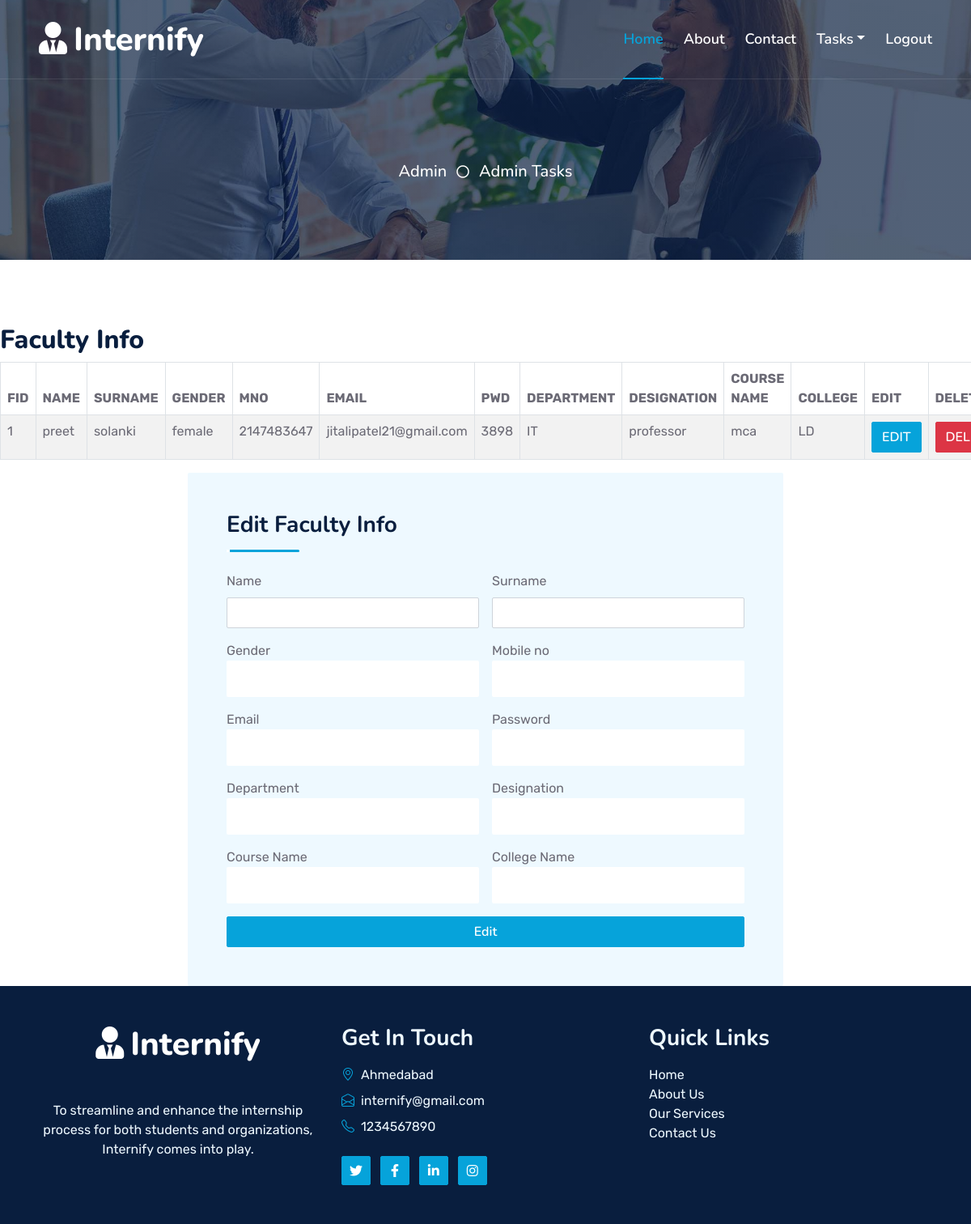
Screenshot of /admin_manage_faculty.php with the database file from the repository.
### tables this page shows
CREATE TABLE `faculty_regis` (
  `fid` int(10) NOT NULL,
  `name` varchar(25) NOT NULL,
  `surname` varchar(15) NOT NULL,
  `gender` varchar(10) NOT NULL,
  `mno` int(10) NOT NULL,
  `email` varchar(25) NOT NULL,
  `pwd` varchar(15) NOT NULL,
  `dept` varchar(30) NOT NULL,
  `desig` varchar(30) NOT NULL,
  `coursenm` varchar(25) NOT NULL,
  `clg` varchar(30) NOT NULL
);

### admin_manage_faculty.php (the view, shortened to what this page needs)
<?php
include("admin_header.php");
include("conn.php");
$name = '';
$snm = '';
$gen = '';
$mno = '';
$email = '';
$pwd = '';
$dept = '';
$desig = '';
$cnm = '';
$clg = '';
?>
<?php
$res4 = mysqli_query($conn,"SELECT * FROM faculty_regis");
if(mysqli_num_rows($res4) > 0) {
    echo "<h2>Faculty Info</h2>";
    echo "<div class='table-responsive'>";
    echo "<table class='table table-bordered table-striped table-hover'>";
    echo "<thead class='thead-dark'>";
    echo "<tr>
            <th>FID</th>
            <th>NAME</th>
            <th>SURNAME</th>
            <th>GENDER</th>
            <th>MNO</th>
            <th>EMAIL</th>
            <th>PWD</th>
            <th>DEPARTMENT</th>
            <th>DESIGNATION</th>
            <th>COURSE NAME</th>
            <th>COLLEGE</th>
            <th>EDIT</th>
            <th>DELETE</th>
        </tr>";
    echo "</thead>";
    echo "<tbody>";
    while($r4 = mysqli_fetch_array($res4)) {
        echo "<tr>";
        echo "<td>$r4[0]</td>";
        echo "<td>$r4[1]</td>";
        echo "<td>$r4[2]</td>";
        echo "<td>$r4[3]</td>";
        echo "<td>$r4[4]</td>";
        echo "<td>$r4[5]</td>";
        echo "<td>$r4[6]</td>";
        echo "<td>$r4[7]</td>";
        echo "<td>$r4[8]</td>";
        echo "<td>$r4[9]</td>";
        echo "<td>$r4[10]</td>";
        echo "<td><a href='admin_manage_faculty.php?action=edit&fid=$r4[0]' class='btn btn-primary'>EDIT</a></td>";
        echo "<td><a href='admin_manage_faculty.php?action=delete&fid=$r4[0]' class='btn btn-danger'>DELETE</a></td>";
        echo "</tr>";
    }
    echo "</tbody>";
    echo "</table>";
    echo "</div>";
} else {
    echo "<h2>No Data Found</h2>";
}
?>
<div class="container">
    <div class="row justify-content-center">
        <div class="col-md-8">
            <div class="bg-light rounded p-5">
                <div class="section-title section-title-sm position-relative pb-3 mb-4">
                    <h3 class="mb-0">Edit Faculty Info</h3>
                </div>
                <form method="post" action="admin_manage_faculty.php">
                    <div class="row g-3">
                        <div class="col-md-6">
                            <label for="txtnm" class="form-label">Name</label>
                            <input type="text" name="txtnm" class="form-control" value="<?php echo $name; ?>">
                        </div>
                        <div class="col-md-6">
                            <label for="txtsnm" class="form-label">Surname</label>
                            <input type="text" name="txtsnm" class="form-control" value="<?php echo $snm; ?>">
                        </div>
                        <div class="col-12 col-sm-6">
                <label for="">Gender</label>
                <input type="text" name="txtgen" class="form-control bg-white border-0"
                value="<?php echo $gen; ?>" style="height: 45px;">
            </div>
            <div class="col-12 col-sm-6">
                <label for="">Mobile no</label>
                <input type="text" name="txtmno" class="form-control bg-white border-0"
                value="<?php echo $mno; ?>" style="height: 45px;">
            </div>
            <div class="col-12 col-sm-6">
                <label for="">Email</label>
                <input type="email" name="txtemail" class="form-control bg-white border-0"
                value="<?php echo $email; ?>" style="height: 45px;">
            </div>
            <div class="col-12 col-sm-6">
                <label for="">Password</label>
                <input type="text" name="txtpwd" class="form-control bg-white border-0"
                value="<?php echo $pwd; ?>" style="height: 45px;">
            </div>
            <div class="col-12 col-sm-6">
                <label for="">Department</label>
                <input type="text" name="txtdept" class="form-control bg-white border-0"
                value="<?php echo $dept; ?>" style="height: 45px;">
            </div>
            <div class="col-12 col-sm-6">
                <label for="">Designation</label>
                <input type="text" name="txtdesig" class="form-control bg-white border-0"
                value="<?php echo $desig; ?>" style="height: 45px;">
            </div>
            <div class="col-12 col-sm-6">
                <label for="">Course Name</label>
                <input type="text" name="txtcnm" class="form-control bg-white border-0"
                value="<?php echo $cnm; ?>" style="height: 45px;">
            </div>
            <div class="col-12 col-sm-6">
                <label for="">College Name</label>
                <input type="text" name="txtclg" class="form-control bg-white border-0"
                value="<?php echo $clg; ?>" style="height: 45px;">
            </div>
                        <div class="col-12">
                            <button class="btn btn-primary w-100" name="btnedit" type="submit">Edit</button>
                        </div>
                    </div>
                </form>
            </div>
        </div>
    </div>
</div>
<?php
include("footer.php");
?>

### css/style.css (style rules this page uses)
:root { --primary: #06A3DA; --secondary: #34AD54; --light: #EEF9FF; --dark: #091E3E; }
h1, h2, .fw-bold { font-weight: 800 !important; }
h3, h4, .fw-semi-bold { font-weight: 700 !important; }
.btn { font-family: 'Nunito', sans-serif; font-weight: 600; transition: .5s; }
.btn-primary, .btn-secondary { color: #FFFFFF; box-shadow: inset 0 0 0 50px transparent; }
.section-title::before { position: absolute; content: ""; width: 150px; height: 5px; left: 0; bottom: 0; background: var(--primary); border-radius: 2px; }
.section-title.section-title-sm::before { width: 90px; height: 3px; }
.section-title::after { position: absolute; content: ""; width: 6px; height: 5px; bottom: 0px; background: #FFFFFF; -webkit-animation: section-title-run 5s infinite linear; animation: section-title-run 5s infinite linear; }
.section-title.section-title-sm::after { width: 4px; height: 3px; }
.section-title.section-title-sm::after { -webkit-animation: section-title-run-sm 5s infinite linear; animation: section-title-run-sm 5s infinite linear; }

### rows the page displays
faculty_regis: fid "1", name "preet", surname "solanki", gender "female", mno "2147483647", email "jitalipatel21@gmail.com", pwd "3898", dept "IT", desig "professor", coursenm "mca", clg "LD"
